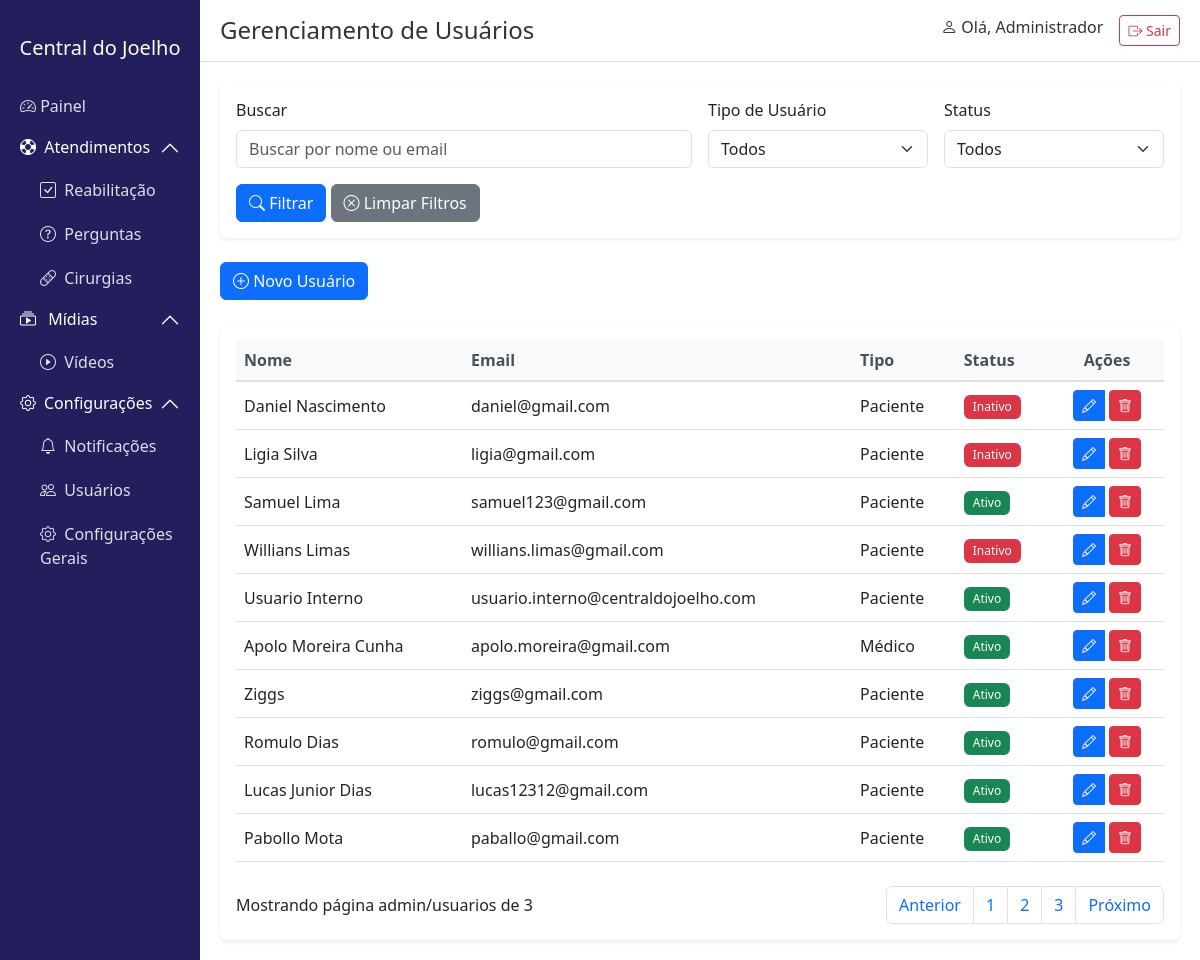
Page /index.php?page=admin/usuarios (signed in) on the committed database.
### tables this page shows
CREATE TABLE IF NOT EXISTS `usuarios` (
  `id` int NOT NULL AUTO_INCREMENT,
  `nome` varchar(255) DEFAULT NULL,
  `email` varchar(255) DEFAULT NULL,
  `cpf` varchar(14) DEFAULT NULL,
  `senha` varchar(255) DEFAULT NULL,
  `tipo_usuario` varchar(50) DEFAULT NULL,
  `status` varchar(50) DEFAULT NULL,
  `data_cadastro` datetime DEFAULT CURRENT_TIMESTAMP,
  PRIMARY KEY (`id`)
);

### pages/admin/usuarios.php (the view, shortened to what this page needs)
<?php
require_once(__DIR__ . '/../../components/filtro_form.php');
$conn = getConnection();
$where_conditions = [];
$params = [];
$where_clause = !empty($where_conditions) ? "WHERE " . implode(" AND ", $where_conditions) : "";
$count_query = "SELECT COUNT(*) FROM usuarios $where_clause";
$stmt = $conn->prepare($count_query);
$stmt->execute($params);
$total_records = $stmt->fetchColumn();
$items_per_page = 10;
$total_records = (int)$total_records;
$total_pages = (int)ceil($total_records / $items_per_page);
$page = isset($_GET['p']) ? (int)$_GET['p'] : 1;
$page = max(1, min($page, $total_pages));
$offset = ($page - 1) * $items_per_page;
$query = "
    SELECT id, nome, email, tipo_usuario, status
    FROM usuarios
    $where_clause
    ORDER BY id DESC
    LIMIT $items_per_page OFFSET $offset
";
$stmt = $conn->prepare($query);
$stmt->execute($params);
$usuarios = $stmt->fetchAll();
?>
<?php
$page = 'admin/usuarios';
?>
<!DOCTYPE html>
<html lang="pt-BR">
<head>
    <link href="https://cdn.jsdelivr.net/npm/bootstrap@5.3.0/dist/css/bootstrap.min.css" rel="stylesheet">
    <link rel="stylesheet" href="https://cdn.jsdelivr.net/npm/bootstrap-icons@1.7.2/font/bootstrap-icons.css">
</head>
<body>
    <div class="container-fluid">
        <div class="row">
        <div class="col-md-3 col-lg-2 px-0 sidebar">
                <div class="text-center p-3">
                    <h5>Central do Joelho</h5>
                </div>
                <ul class="nav flex-column">
                    <li class="nav-item">
                        <a class="nav-link" href="index.php?page=admin/painel">
                            <i class="bi bi-speedometer2"></i> Painel
                        </a>
                    </li>
                      <div class="accordion accordion-flush" id="menuAtendimento">
                        <div class="accordion-item">
                            <h2 class="accordion-header">
                                <button class="accordion-button" type="button" data-bs-toggle="collapse"
                                        data-bs-target="#atendimentoCollapse" aria-expanded="true">
                                        <i class="bi bi-life-preserver"></i>&nbsp; Atendimentos
                                </button>
                            </h2>
                            <div id="atendimentoCollapse" class="accordion-collapse collapse show">
                                <div class="accordion-body">
                                    <ul class="nav flex-column">
                                        <li class="nav-item">
                                            <a class="nav-link" href="index.php?page=admin/reabilitacao">
                                                <i class="bi bi-check-square"></i>&nbsp;  Reabilitação
                                            </a>
                                        </li>
                                        <li class="nav-item">
                                            <a class="nav-link" href="index.php?page=admin/perguntas">
                                                <i class="bi bi-question-circle"></i>&nbsp; Perguntas
                                            </a>
                                        </li>
                                        <li class="nav-item">
                                            <a class="nav-link" href="index.php?page=admin/cirurgias">
                                                <i class="bi bi-bandaid"></i>&nbsp; Cirurgias
                                            </a>
                                        </li>
                                    </ul>
                                </div>
                            </div>
                        </div>
                    </div>
                    <div class="accordion accordion-flush" id="menuMidias">
                        <div class="accordion-item">
                            <h2 class="accordion-header">
                                <button class="accordion-button" type="button" data-bs-toggle="collapse"
                                        data-bs-target="#midiasCollapse" aria-expanded="true">
                                    <i class="bi bi-collection-play me-2"></i>&nbsp;Mídias
                                </button>
                            </h2>
                            <div id="midiasCollapse" class="accordion-collapse collapse show">
                                <div class="accordion-body">
                                    <ul class="nav flex-column">
                                        <li class="nav-item">
                                            <a class="nav-link" href="index.php?page=admin/videos">
                                                <i class="bi bi-play-circle"></i>&nbsp; Vídeos
                                            </a>
                                        </li>
                                    </ul>
                                </div>
                            </div>
                        </div>
                    </div>
                    <div class="accordion accordion-flush" id="menuConfiguracoes">
                        <div class="accordion-item">
                            <h2 class="accordion-header">
                                <button class="accordion-button" type="button" data-bs-toggle="collapse"
                                        data-bs-target="#configuracoesCollapse" aria-expanded="true">
                                    <i class="bi bi-gear me-2"></i> Configurações
                                </button>
                            </h2>
                            <div id="configuracoesCollapse" class="accordion-collapse collapse show">
                                <div class="accordion-body">
                                    <ul class="nav flex-column">
                                        <li class="nav-item">
                                            <a class="nav-link" href="index.php?page=admin/notificacoes">
                                                <i class="bi bi-bell"></i>&nbsp; Notificações
                                            </a>
                                        </li>
                                        <li class="nav-item">
                                            <a class="nav-link" href="index.php?page=admin/usuarios">
                                                <i class="bi bi-people"></i>&nbsp; Usuários
                                            </a>
                                        </li>
                                        <li class="nav-item">
                                            <a class="nav-link" href="index.php?page=admin/config-gerais">
                                                <i class="bi bi-gear"></i>&nbsp; Configurações Gerais
                                            </a>
                                        </li>
                                    </ul>
                                </div>
                            </div>
                        </div>
                    </div>
                </ul>
            </div>
            <div class="col-md-9 col-lg-10 px-0">
                <div class="top-navbar d-flex justify-content-between align-items-center">
                    <h4 class="mb-0">Gerenciamento de Usuários</h4>
                    <div class="d-flex align-items-center">
                        <nav aria-label="breadcrumb">
                            <ol class="breadcrumb mb-0">
                                <span class="me-3">
                                    <i class="bi bi-person"></i>
                                    Olá, <?php echo htmlspecialchars($_SESSION['user_nome']); ?>
                                </span>
                                 <a class="btn btn-outline-danger btn-sm" href="index.php?page=login_process&logout=1">
                                 <i class="bi bi-box-arrow-right"></i> Sair
                                 </a>
                            </ol>
                        </nav>
                    </div>
                </div>
                <div class="main-content">
                    <div class="mb-4">
                        <a href="index.php?page=admin/usuarios_form" class="btn btn-primary">
                            <i class="bi bi-plus-circle"></i> Novo Usuário
                        </a>
                    </div>
                    <div class="card">
                        <div class="card-body">
                            <div class="table-responsive">
                                <table class="table table-hover">
                                    <thead>
                                        <tr class="table-light">
                                            <th>Nome</th>
                                            <th>Email</th>
                                            <th>Tipo</th>
                                            <th>Status</th>
                                            <th class="text-center">Ações</th>
                                        </tr>
                                    </thead>
                                    <tbody>
                                        <?php if (!empty($usuarios)): ?>
                                            <?php foreach ($usuarios as $usuario): ?>
                                                <tr>
                                                    <td><?php echo htmlspecialchars($usuario['nome']); ?></td>
                                                    <td><?php echo htmlspecialchars($usuario['email']); ?></td>
                                                    <td>
                                                        <?php
                                                        switch ($usuario['tipo_usuario']) {
                                                            case 'medico':
                                                                echo 'Médico';
                                                                break;
                                                            case 'paciente':
                                                                echo 'Paciente';
                                                                break;
                                                        }
                                                        ?>
                                                    </td>
                                                    <td>
                                                        <span class="badge bg-<?php echo $usuario['status'] === 'ativo' ? 'success' : 'danger'; ?>">
                                                            <?php echo $usuario['status'] === 'ativo' ? 'Ativo' : 'Inativo'; ?>
                                                        </span>
                                                    </td>
                                                    <td class="text-center">
                                                        <div class="btn-group">
                                                            <a href="index.php?page=admin/usuarios_form&id=<?php echo $usuario['id']; ?>"
                                                               class="btn btn-sm btn-primary" title="Editar">
                                                                <i class="bi bi-pencil"></i>
                                                            </a>
                                                            <?php if ($usuario['id'] != $_SESSION['user_id']): ?>
                                                                <form method="POST" style="display: inline;">
                                                                    <button type="submit" class="btn btn-sm btn-danger" title="Excluir"
                                                                            onclick="return confirm('Tem certeza que deseja excluir este usuário?')">
                                                                        <i class="bi bi-trash"></i>
                                                                    </button>
                                                                </form>
                                                            <?php endif; ?>
                                                        </div>
                                                    </td>
                                                </tr>
                                            <?php endforeach; ?>
                                        <?php else: ?>
                                            <tr>
                                                <td colspan="5" class="text-center">Nenhum usuário encontrado</td>
                                            </tr>
                                        <?php endif; ?>
                                    </tbody>
                                </table>
                                <?php if ($total_pages > 1): ?>
                                <div class="d-flex justify-content-between align-items-center mt-4">
                                    <div>
                                        Mostrando página <?php echo $page; ?> de <?php echo $total_pages; ?>
                                    </div>
                                    <nav aria-label="Navegação de páginas">
                                        <ul class="pagination mb-0">
                                            <?php if ($page > 1): ?>
                                                <li class="page-item">
                                                    <a class="page-link" href="?page=admin/usuarios&p=<?php echo ((int)$page - 1); ?>">Anterior</a>
                                                </li>
                                            <?php endif; ?>
                                            <?php for ($i = 1; $i <= $total_pages; $i++): ?>
                                                <li class="page-item <?php echo (int)$i === (int)$page ? 'active' : ''; ?>">
                                                    <a class="page-link" href="?page=admin/usuarios&p=<?php echo $i; ?>"><?php echo $i; ?></a>
                                                </li>
                                            <?php endfor; ?>
                                            <?php if ((int)$page < $total_pages): ?>
                                                <li class="page-item">
                                                    <a class="page-link" href="?page=admin/usuarios&p=<?php echo ((int)$page + 1); ?>">Próximo</a>
                                                </li>
                                            <?php endif; ?>
                                        </ul>
                                    </nav>
                                </div>
                                <?php endif; ?>
                            </div>
                        </div>
                    </div>
                </div>
            </div>
        </div>
    </div>
</body>
</html>

### rows in the picture
usuarios: nome "Daniel Nascimento", email "daniel@gmail.com", tipo_usuario "Paciente", status "Inativo"
usuarios: nome "Ligia Silva", email "ligia@gmail.com", tipo_usuario "Paciente", status "Inativo"
usuarios: nome "Samuel Lima", email "samuel123@gmail.com", tipo_usuario "Paciente", status "Ativo"
usuarios: nome "Willians Limas", email "willians.limas@gmail.com", tipo_usuario "Paciente", status "Inativo"
usuarios: nome "Usuario Interno", email "usuario.interno@centraldojoelho.com", tipo_usuario "Paciente", status "Ativo"
usuarios: nome "Apolo Moreira Cunha", email "apolo.moreira@gmail.com", tipo_usuario "Médico", status "Ativo"
usuarios: nome "Ziggs", email "ziggs@gmail.com", tipo_usuario "Paciente", status "Ativo"
usuarios: nome "Romulo Dias", email "romulo@gmail.com", tipo_usuario "Paciente", status "Ativo"
usuarios: nome "Lucas Junior Dias", email "lucas12312@gmail.com", tipo_usuario "Paciente", status "Ativo"
usuarios: nome "Pabollo Mota", email "paballo@gmail.com", tipo_usuario "Paciente", status "Ativo"

### other values in the picture
$_SESSION['user_nome'] "Administrador"
$filter['label'] "Buscar"
$filter['label'] "Tipo de Usuário"
$filter['label'] "Status"
$page "admin/usuarios"
$total_pages "3"
